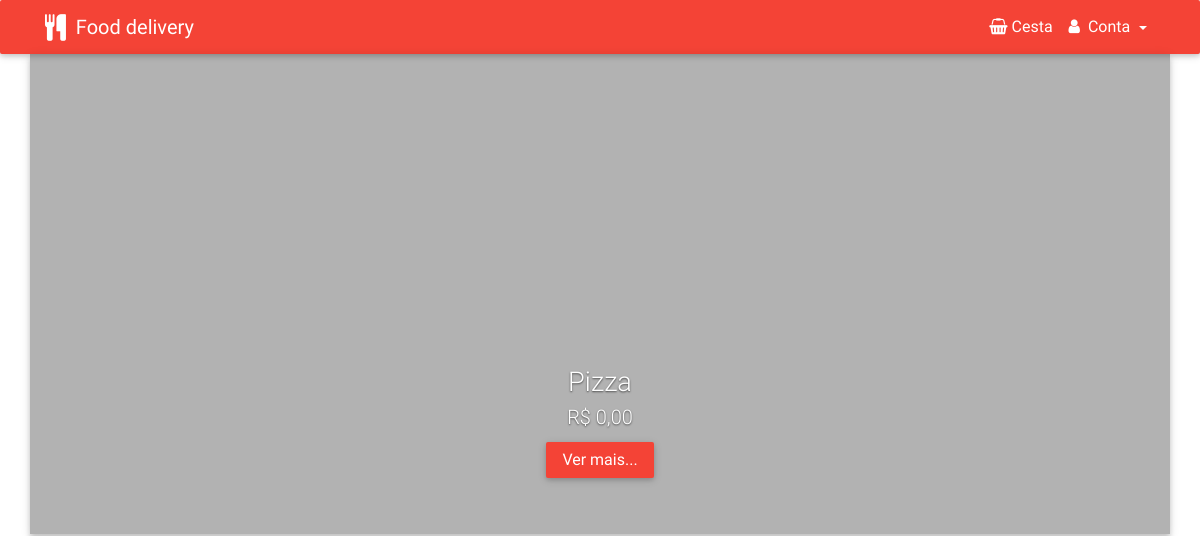
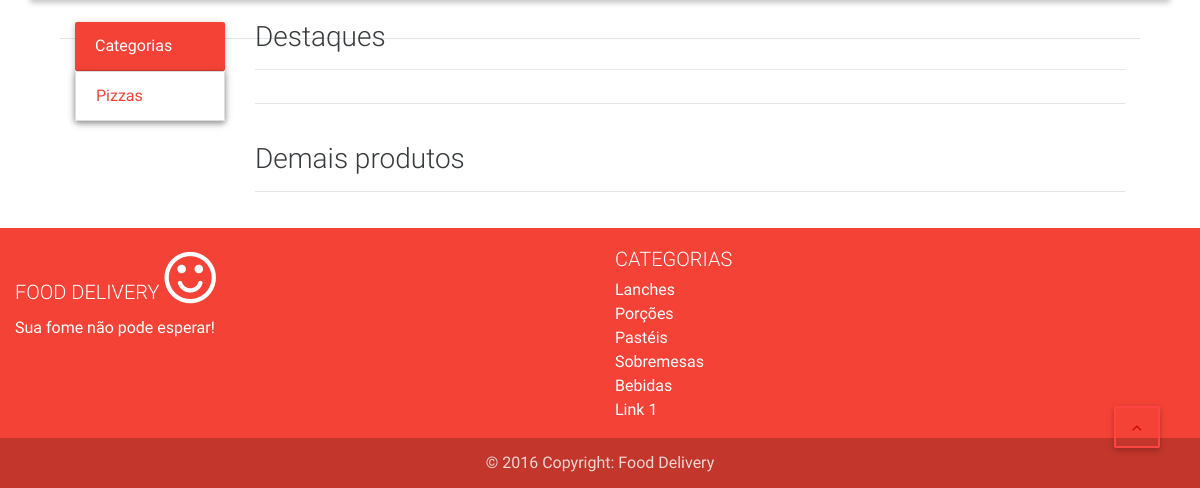
Before: /site/ with the older database file (2 pictures, top to bottom).
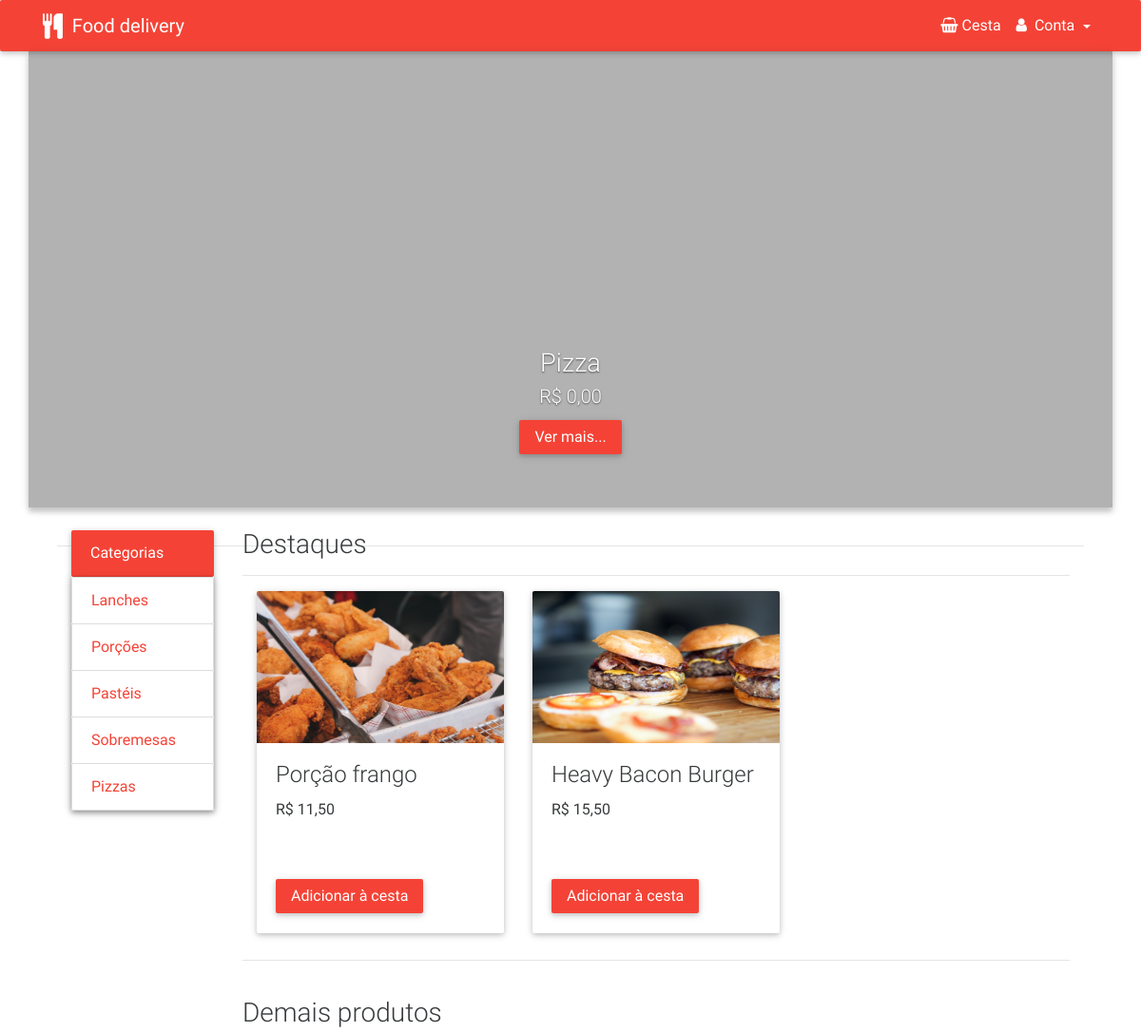
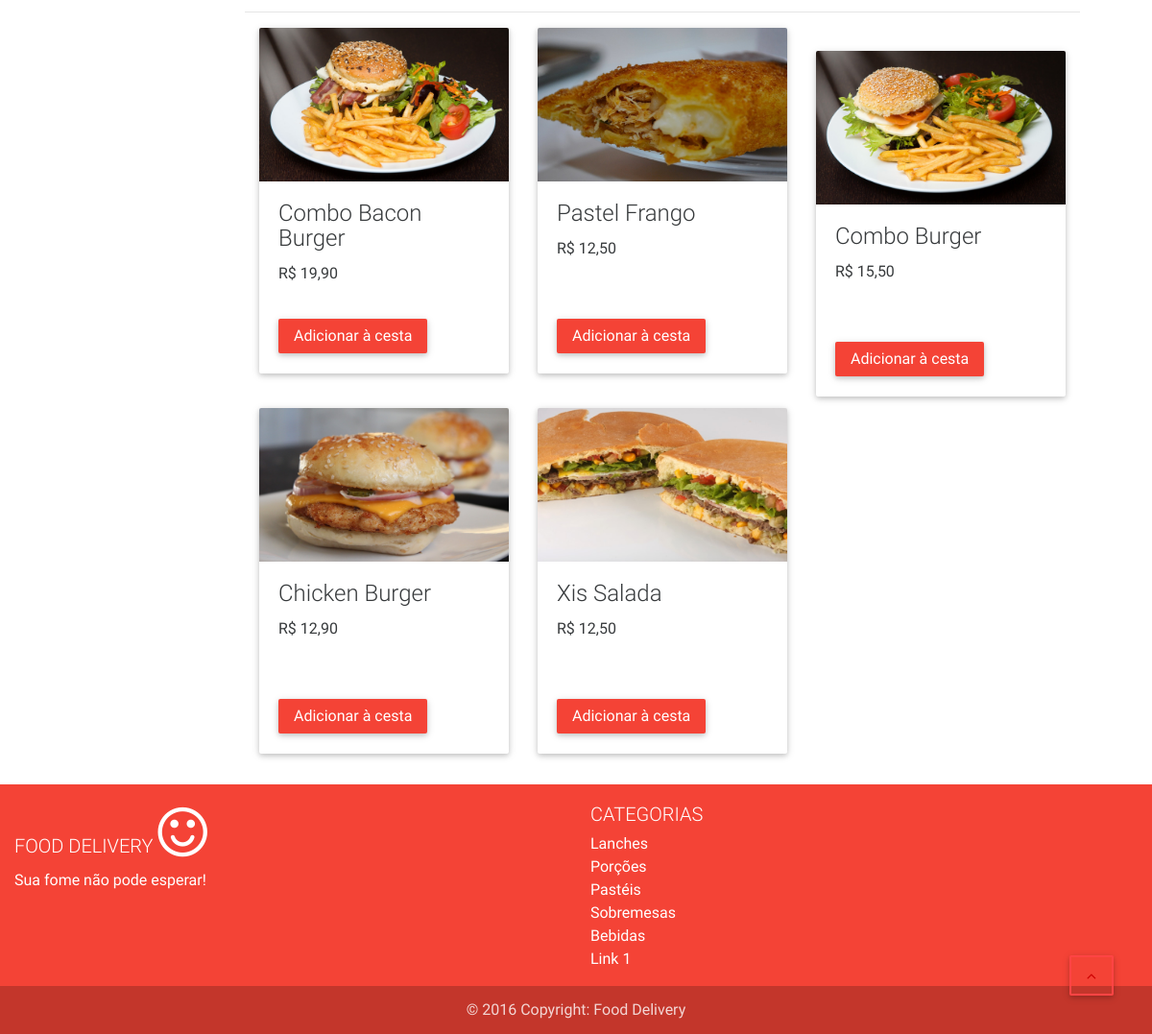
After: the same page with the newer database file (2 pictures, top to bottom).
### tables this page shows
CREATE TABLE `categoria` (
  `idCategoria` int(11) NOT NULL,
  `nome` varchar(15) NOT NULL,
  `descricao` varchar(100) NOT NULL
);

CREATE TABLE `produto` (
  `idProduto` int(11) NOT NULL,
  `nome` varchar(20) NOT NULL,
  `descricao` varchar(200) NOT NULL,
  `tempoPreparo` time NOT NULL,
  `valor` float NOT NULL,
  `idCategoria` int(11) NOT NULL,
  `imagem` varchar(36) NOT NULL
);

### site/controller/storeController.php (called while the page is built, shortened)
<?php
require $_SERVER['DOCUMENT_ROOT'] . '/pintegrador/admin/protected/libs/conexao.php';
require_once SERVER_ROOT . 'admin/protected/model/produtoModel.php';
require_once SERVER_ROOT . 'admin/protected/model/categoriaModel.php';
require_once SERVER_ROOT . 'admin/protected/model/saborModel.php';
require_once SERVER_ROOT . 'admin/protected/model/destaquesModel.php';
class storeController {
    private $produtoModel;
    private $categoriaModel;
    private $saborModel;
    private $destaquesModel;
    function __construct() {
        $this->produtoModel = new ProdutoModel();
        $this->categoriaModel = new CategoriaModel();
        $this->saborModel = new SaborModel();
        $this->destaquesModel = new DestaquesModel();
    }
    public function listaCategorias() {
        return $this->categoriaModel->buscarTodos();
    }
    public function listaDestaques() {
        return $this->destaquesModel->buscarProdutos();
    }
    public function produtosCarousel() {
        return $this->produtoModel->buscaCarrousel();
    }
    public function buscarPizzas() {
        return $this->saborModel->buscarTodos();
    }
}

### admin/protected/libs/conexao.php (called while the page is built, shortened)
<?php
class Conexao {
    public function estabeleceConexao() {
        try {
            $this->bd = new PDO(
                    BD_TIPO.':host='.BD_HOST.';dbname='.BD_NOME,
                    BD_USUARIO,
                    BD_SENHA
                );
        } catch (PDOException $exc) {
            echo '<script>window.alert("Houve um problema com a conexão ao banco de dados!\nEntre em contato com o administrador do sistema!");</script>';
            exit;
        }
    }
}

### admin/protected/model/saborModel.php (called while the page is built, shortened)
<?php
class SaborModel extends Conexao {
    public function buscarTodos() {
        $select = "SELECT * FROM sabor ";
        $query = $this->bd->query($select);
        if (is_bool($query)) {
            return false;
        } else {
            return $query->fetchAll();
        }
    }
}

### admin/protected/model/categoriaModel.php (called while the page is built, shortened)
<?php
class CategoriaModel extends Conexao {
    public function buscarTodos() {
        $select = "SELECT * FROM categoria ";
        $query = $this->bd->query($select);
        if (is_bool($query)) {
            return false;
        } else {
            return $query->fetchAll();
        }
    }
}

### admin/protected/model/destaquesModel.php (called while the page is built, shortened)
<?php
class DestaquesModel extends Conexao {
    public function buscarProdutos() {
        $select = "SELECT p.*, c.nome as categoria FROM produto p "
                . "INNER JOIN categoria c ON c.idCategoria=p.idCategoria "
                . "INNER JOIN destaques d ON d.idProduto=p.idProduto ";
        $query = $this->bd->query($select);
        return $query->fetchAll();
    }
}

### admin/protected/model/produtoModel.php (called while the page is built, shortened)
<?php
class ProdutoModel extends Conexao {
    public function buscaCarrousel() {
        $sql = "SELECT p.* FROM produto p
                LEFT JOIN destaques d ON p.idProduto = d.idProduto
                WHERE ISNULL(d.idProduto)
                ORDER BY rand()";
        $query = $this->bd->query($sql);
        return $query->fetchAll();
    }
}

### site/index.php (the view, shortened to what this page needs)
<?php
require_once './controller/storeController.php';
$store = new storeController();
$categorias = $store->listaCategorias();
$destaques = $store->listaDestaques();
$carouselItems = $store->produtosCarousel();
$pizzaDestaque = $store->buscarPizzas();
shuffle($pizzaDestaque);
?>
<!DOCTYPE html>
<html lang="en">
    <head>
        <link rel="stylesheet" href="https://maxcdn.bootstrapcdn.com/font-awesome/4.6.0/css/font-awesome.min.css">
        <link href="resources/css/bootstrap.min.css" rel="stylesheet">
        <link href="resources/css/mdb.min.css" rel="stylesheet">
        <link href="resources/css/style.css" rel="stylesheet">
    </head>
    <body>
        <div>
            <nav class="navbar navbar-dark red">
                <div class="container">
                    <a class="navbar-brand" href="index.php" style="vertical-align: middle "><i class="fa fa-cutlery fa-lg" aria-hidden="true"></i>
                        &nbsp;Food delivery</a>
                    <div class="collapse navbar-toggleable-xs" id="collapseEx23">
                        <ul class="nav navbar-nav nav-flex-icons">
                            <li class="nav-item ">
                                <a class="nav-link" href="cesta/cesta.php"><i class="fa fa-shopping-basket" aria-hidden="true"></i>&nbsp;Cesta</a>
                            </li>
                            <li class="nav-item avatar dropdown">
                                <a class="nav-link dropdown-toggle" id="dropdownMenu1" data-toggle="dropdown" aria-haspopup="true" aria-expanded="false">
                                    <i class="fa fa-user" aria-hidden="true"></i>&nbsp;
                                    <?php
                                    if (isset($_SESSION['user']['nome']))
                                        echo $_SESSION['user']['nome'];
                                    else
                                        echo 'Conta';
                                    ?>
                                </a>
                            </li>
                        </ul>
                    </div>
                </div>
            </nav>
        </div>
        <button class="btn btn-danger-outline" id="backtop"><i class="fa fa-angle-up"></i></button>
        <div class="container">
            <div class="row">
                <div id="carousel-example-2" class="carousel slide carousel-fade" data-ride="carousel" style="box-shadow: 0 5px 5px 0 rgba(0,0,0,.16),0 2px 10px 0 rgba(0,0,0,.12);">
                    <div class="carousel-inner" role="listbox">
                        <div class="carousel-item active">
                            <div class="view hm-black-light">
                                <div class="full-bg-img">
                                </div>
                            </div>
                            <div class="carousel-caption">
                                <div class="animated fadeInDown">
                                    <h3 class="h3-responsive">Pizza <?= $pizzaDestaque[6]['nome'] ?></h3>
                                    <h5>R$&nbsp;<?php echo number_format($pizzaDestaque[6]['valor'], 2, ',', ' '); ?></h5>
                                    <a href="pizzas/"
                                       class="btn btn-danger">Ver mais...</a>
                                </div>
                            </div>
                        </div>
                    </div>
                </div>
                <br/>
                <div class="container">
                    <div class="col-md-12">
                        <div class="col-md-2">
                            <div class="card">
                                <div class="card-header danger-color-dark white-text">
                                    Categorias
                                </div>
                                <div class="collapse navbar-toggleable-xs" id="collapseEx22">
                                    <div class="list-group">
                                        <?php foreach ($categorias as $cat) { ?>
                                            <a href="categoria/categoria.php?id=<?= $cat['idCategoria'] ?>" class="list-group-item"><?= $cat['nome'] ?></a>
                                        <?php } ?>
                                        <a href="pizzas/" class="list-group-item">Pizzas</a>
                                    </div>
                                </div>
                            </div>
                        </div>
                        <div class="col-md-10">
                            <h3 class="title">Destaques</h3><hr/>
                            <?php
                            shuffle($destaques);
                            foreach ($destaques as $destaque) {
                                ?>
                                <div class="col-md-4">
                                    <div class="card">
                                        <img class="img-fluid" src="public/img/<?= $destaque['imagem'] ?>" alt="Pizza Calabresa">
                                        <div class="card-block">
                                            <h4 class="card-title"><?= $destaque['nome'] ?></h4>
                                            <p class="card-text">R$ <?php echo number_format($destaque['valor'], 2, ',', ' '); ?></p>
                                            <a href="produto/produto.php?id=<?= $destaque['idProduto'] ?>" id="btn-destaque" class="btn btn-danger">Adicionar à cesta</a>
                                        </div>
                                    </div>
                                </div>
                                <?php
                            }
                            ?>
                        </div><hr/>
                        <div class="col-md-2"></div>
                        <div class="col-md-10">
                            <hr/><br/>
                            <h3 class="title">Demais produtos</h3><hr/>
                            <?php
                            $quebraLinha = 0;
                            foreach ($carouselItems as $item) {
                                if ($quebraLinha === 2)
                                    echo '<br/>';
                                ?>
                                <div class="col-md-4">
                                    <div class="card">
                                        <img class="img-fluid" src="public/img/<?= $item['imagem'] ?>">
                                        <div class="card-block">
                                            <h4 class="card-title"><?= $item['nome'] ?></h4>
                                            <p class="card-text">R$ <?php echo number_format($item['valor'], 2, ',', ' '); ?></p>
                                            <a href="produto/produto.php?id=<?= $item['idProduto'] ?>" id="btn-destaque" class="btn btn-danger">Adicionar à cesta</a>
                                        </div>
                                    </div>
                                </div>
                                <?php
                                if ($quebraLinha < 3) {
                                    $quebraLinha++;
                                } else {
                                    $quebraLinha = 0;
                                }
                            }
                            ?>
                        </div>
                    </div>
                </div>
            </div>
        </div>
    <footer class="page-footer red center-on-small-only">
        <div class="container-fluid">
            <div class="row">
                <div class="col-md-6">
                    <h5 class="title">Food Delivery <i class="fa fa-smile-o fa-3x" aria-hidden="true"></i></h5>
                    <p>Sua fome não pode esperar!</p>
                </div>
                <div class="col-md-6">
                    <h5 class="title">Categorias</h5>
                    <ul>
                        <li><a href="categoria/categoria.php?id=3">Lanches</a></li>
                        <li><a href="categoria/categoria.php?id=4">Porções</a></li>
                        <li><a href="categoria/categoria.php?id=5">Pastéis</a></li>
                        <li><a href="categoria/categoria.php?id=6">Sobremesas</a></li>
                        <li><a href="categoria/categoria.php?id=7">Bebidas</a></li>
                        <li><a href="pizzas/">Link 1</a></li>
                    </ul>
                </div>
            </div>
        </div>
        <div class="footer-copyright">
            <div class="container-fluid">
                © 2016 Copyright: Food Delivery
            </div>
        </div>
    </footer>
</body>
</html>

### site/resources/css/style.css (style rules this page uses)
.list-group-item, a { color: rgb(244, 67, 54); }
.danger-color-dark { background-color: rgb(244, 67, 54)!important; }
#carousel-example-2, #carousel-example-2 img { width: 100%; position: relative !important; }
.view { height: 30em; }
.col-md-4 > .card { height: 22.5em; width: 100%; padding: auto; }
.col-md-4 > .card > .img-fluid { width: 100%; height: 10em; }
#btn-destaque { position: absolute; bottom: 0; margin-bottom: 8%; margin-left: 0; }

### site/index.php (style rules this page uses)
#backtop { position: fixed; display: block; right: 0; bottom: 0; margin-right: 40px; margin-bottom: 40px; z-index: 900; }

Changed rows visible on the page:
added categoria: nome "Lanches"
added categoria: nome "Porções"
added categoria: nome "Pastéis"
added categoria: nome "Sobremesas"
added produto: imagem (picture), nome "Porção frango", valor "11,50", shown under "Destaques"
added produto: imagem (picture), nome "Heavy Bacon Burger", valor "15,50", shown under "Destaques"
added produto: imagem (picture), nome "Combo Bacon Burger", valor "19,90", shown under "Demais produtos"
added produto: imagem (picture), nome "Pastel Frango", valor "12,50", shown under "Demais produtos"
added produto: imagem (picture), nome "Combo Burger", valor "15,50", shown under "Demais produtos"
added produto: imagem (picture), nome "Chicken Burger", valor "12,90", shown under "Demais produtos"
added produto: imagem (picture), nome "Xis Salada", valor "12,50", shown under "Demais produtos"
